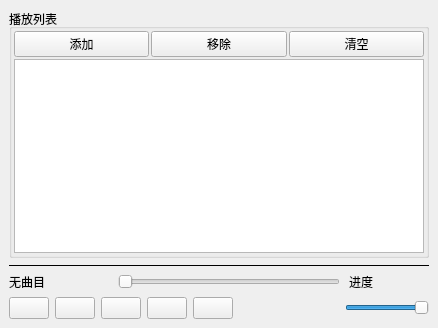
<?xml version="1.0" encoding="UTF-8"?>
<ui version="4.0">
 <class>MainWindow</class>
 <widget class="QMainWindow" name="MainWindow">
  <property name="geometry">
   <rect>
    <x>0</x>
    <y>0</y>
    <width>438</width>
    <height>328</height>
   </rect>
  </property>
  <property name="windowTitle">
   <string>MainWindow</string>
  </property>
  <widget class="QWidget" name="centralwidget">
   <layout class="QVBoxLayout" name="verticalLayout_2">
    <item>
     <widget class="QGroupBox" name="groupBox">
      <property name="title">
       <string>播放列表</string>
      </property>
      <layout class="QVBoxLayout" name="verticalLayout">
       <property name="spacing">
        <number>2</number>
       </property>
       <property name="leftMargin">
        <number>2</number>
       </property>
       <property name="topMargin">
        <number>2</number>
       </property>
       <property name="rightMargin">
        <number>2</number>
       </property>
       <property name="bottomMargin">
        <number>2</number>
       </property>
       <item>
        <layout class="QHBoxLayout" name="horizontalLayout_3">
         <item>
          <widget class="QPushButton" name="btnAdd">
           <property name="text">
            <string>添加</string>
           </property>
           <property name="icon">
            <iconset>
             <normaloff>:/images/images/316.bmp</normaloff>:/images/images/316.bmp</iconset>
           </property>
          </widget>
         </item>
         <item>
          <widget class="QPushButton" name="btnRemove">
           <property name="text">
            <string>移除</string>
           </property>
           <property name="icon">
            <iconset>
             <normaloff>:/images/images/318.bmp</normaloff>:/images/images/318.bmp</iconset>
           </property>
          </widget>
         </item>
         <item>
          <widget class="QPushButton" name="btnClear">
           <property name="text">
            <string>清空</string>
           </property>
           <property name="icon">
            <iconset>
             <normaloff>:/images/images/214.bmp</normaloff>:/images/images/214.bmp</iconset>
           </property>
          </widget>
         </item>
        </layout>
       </item>
       <item>
        <widget class="QListWidget" name="listWidget"/>
       </item>
      </layout>
     </widget>
    </item>
    <item>
     <widget class="Line" name="line">
      <property name="frameShadow">
       <enum>QFrame::Plain</enum>
      </property>
      <property name="orientation">
       <enum>Qt::Horizontal</enum>
      </property>
     </widget>
    </item>
    <item>
     <layout class="QHBoxLayout" name="horizontalLayout_2">
      <property name="spacing">
       <number>9</number>
      </property>
      <item>
       <widget class="QLabel" name="LabCurMedia">
        <property name="minimumSize">
         <size>
          <width>100</width>
          <height>0</height>
         </size>
        </property>
        <property name="text">
         <string>无曲目</string>
        </property>
       </widget>
      </item>
      <item>
       <widget class="QSlider" name="sliderPosition">
        <property name="tracking">
         <bool>false</bool>
        </property>
        <property name="orientation">
         <enum>Qt::Horizontal</enum>
        </property>
       </widget>
      </item>
      <item>
       <widget class="QLabel" name="LabRatio">
        <property name="minimumSize">
         <size>
          <width>80</width>
          <height>0</height>
         </size>
        </property>
        <property name="text">
         <string>进度</string>
        </property>
       </widget>
      </item>
     </layout>
    </item>
    <item>
     <layout class="QHBoxLayout" name="horizontalLayout">
      <item>
       <widget class="QPushButton" name="btnPlay">
        <property name="toolTip">
         <string>播放</string>
        </property>
        <property name="text">
         <string/>
        </property>
        <property name="icon">
         <iconset>
          <normaloff>:/images/images/620.bmp</normaloff>:/images/images/620.bmp</iconset>
        </property>
       </widget>
      </item>
      <item>
       <widget class="QPushButton" name="btnPause">
        <property name="toolTip">
         <string>暂停</string>
        </property>
        <property name="text">
         <string/>
        </property>
        <property name="icon">
         <iconset>
          <normaloff>:/images/images/622.bmp</normaloff>:/images/images/622.bmp</iconset>
        </property>
       </widget>
      </item>
      <item>
       <widget class="QPushButton" name="btnStop">
        <property name="toolTip">
         <string>停止</string>
        </property>
        <property name="text">
         <string/>
        </property>
        <property name="icon">
         <iconset>
          <normaloff>:/images/images/624.bmp</normaloff>:/images/images/624.bmp</iconset>
        </property>
       </widget>
      </item>
      <item>
       <widget class="QPushButton" name="btnPrevious">
        <property name="toolTip">
         <string>前一曲目</string>
        </property>
        <property name="text">
         <string/>
        </property>
        <property name="icon">
         <iconset>
          <normaloff>:/images/images/616.bmp</normaloff>:/images/images/616.bmp</iconset>
        </property>
       </widget>
      </item>
      <item>
       <widget class="QPushButton" name="btnNext">
        <property name="toolTip">
         <string>下一曲目</string>
        </property>
        <property name="text">
         <string/>
        </property>
        <property name="icon">
         <iconset>
          <normaloff>:/images/images/630.bmp</normaloff>:/images/images/630.bmp</iconset>
        </property>
       </widget>
      </item>
      <item>
       <spacer name="horizontalSpacer">
        <property name="orientation">
         <enum>Qt::Horizontal</enum>
        </property>
        <property name="sizeHint" stdset="0">
         <size>
          <width>40</width>
          <height>20</height>
         </size>
        </property>
       </spacer>
      </item>
      <item>
       <widget class="QPushButton" name="btnSound">
        <property name="text">
         <string/>
        </property>
        <property name="icon">
         <iconset>
          <normaloff>:/images/images/volumn.bmp</normaloff>:/images/images/volumn.bmp</iconset>
        </property>
        <property name="flat">
         <bool>true</bool>
        </property>
       </widget>
      </item>
      <item>
       <widget class="QSlider" name="sliderVolumn">
        <property name="maximum">
         <number>100</number>
        </property>
        <property name="value">
         <number>100</number>
        </property>
        <property name="orientation">
         <enum>Qt::Horizontal</enum>
        </property>
       </widget>
      </item>
     </layout>
    </item>
   </layout>
  </widget>
 </widget>
 <resources/>
 <connections/>
</ui>
